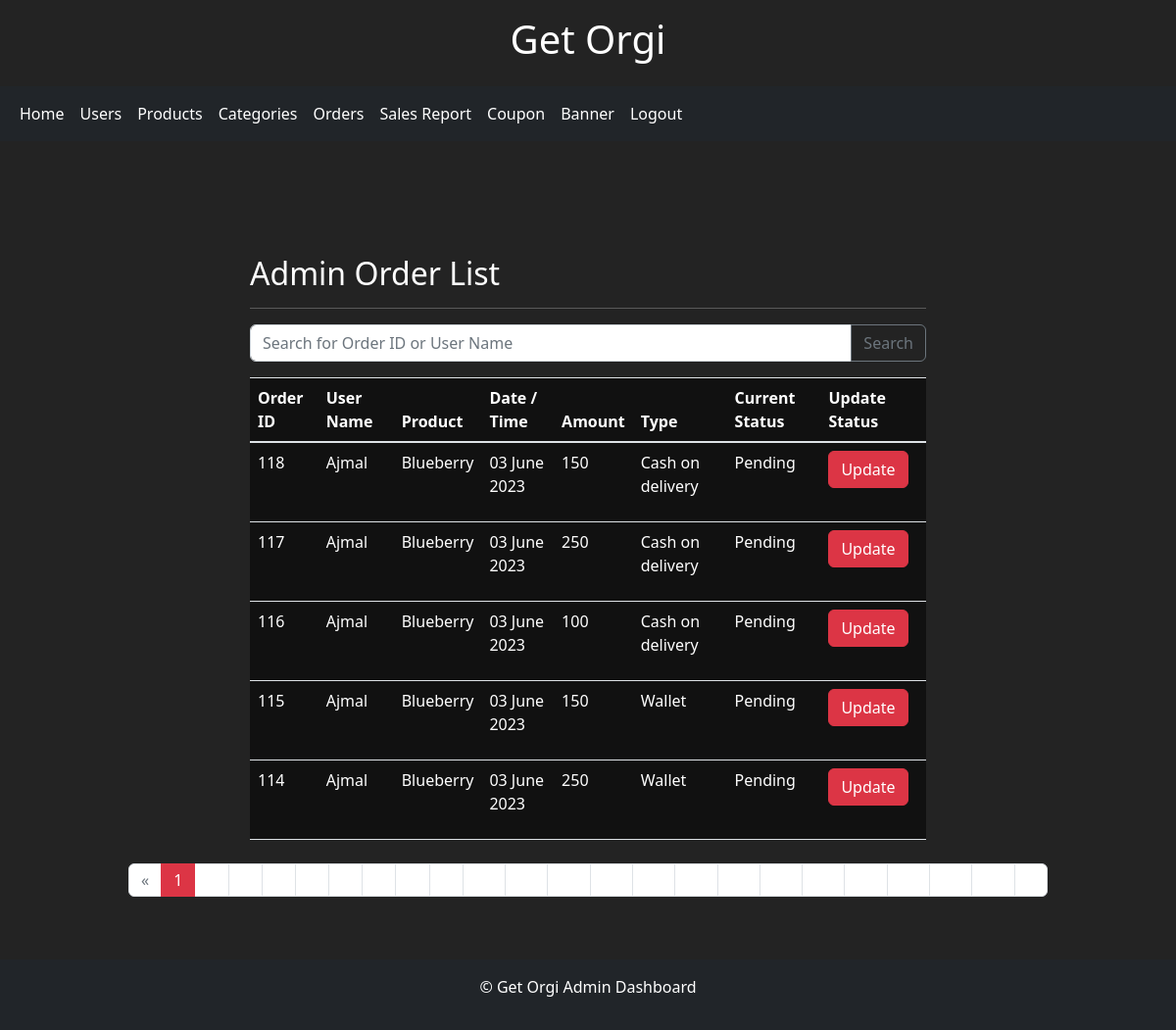
The page /adminorderlist/ (signed in) on the database as committed earlier.
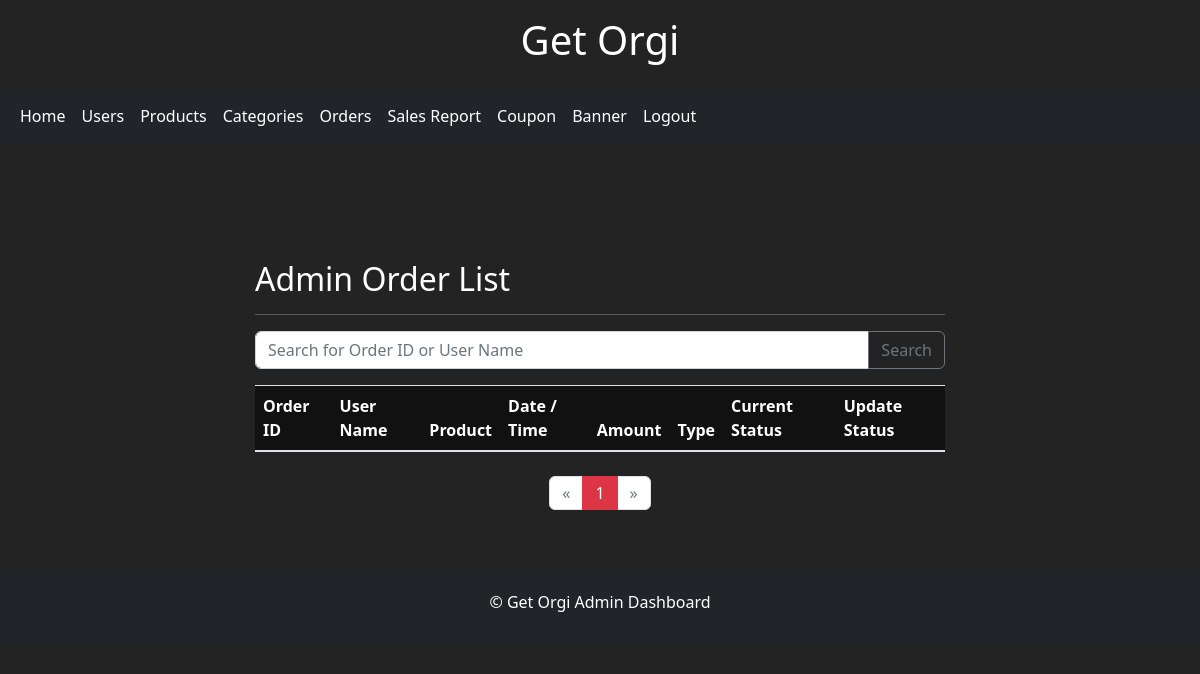
The same page on the database as committed later.
### shopping/models.py (models this page shows, shortened)
class Order(models.Model):
    user = models.ForeignKey(UserDetail, on_delete=models.CASCADE)
    address = models.ForeignKey(Address, on_delete=models.CASCADE)
    product = models.ForeignKey(Product, on_delete=models.CASCADE)
    amount = models.IntegerField(default=0)
    ordered_date = models.DateTimeField(auto_now_add=True)
    ordertype = models.CharField(max_length=50, choices=TYPE_CHOICES, default='Cash on delivery')
    status = models.CharField(max_length=50, choices=STATUS_CHOICES, default='Pending')
    variant=models.CharField(max_length=50, null=True)
    quantity = models.PositiveIntegerField(default=1)

class UserDetail(models.Model):
    uname=models.CharField(unique=True, max_length=50)
    uemail=models.CharField(max_length=50)
    phone=models.CharField(max_length=50, null=True)
    upassword=models.CharField(max_length=50)
    uactive=models.BooleanField(default=True)
    uimage = models.ImageField(upload_to='imagestore/', null=True, blank=True)
    uotp=models.IntegerField(null=True)

class Product(models.Model):
    name = models.CharField(max_length=50)
    description = models.TextField(max_length=200, default='')
    stock = models.PositiveIntegerField(default=1)
    category = models.ForeignKey(Category, on_delete=models.CASCADE,  null=True)
    normalprice = models.IntegerField(default=0)
    listed = models.BooleanField(default=True)
    offer_percentage = models.IntegerField(default=0,null=True)
    def __str__(self):
        return self.name

### shopping/views.py (the view)
# urls.py: path('adminorderlist/', views.adminorderlist, name='adminorderlist'),
def adminorderlist(request):
    if 'adusername' in request.session:
        if 'search' in request.GET:
            search=request.GET['search']
            member=Order.objects.filter(Q(user__uname__icontains=search)|Q(id__icontains=search)).order_by('-id')
        else:
            member = Order.objects.all().order_by('-id')
        paginator = Paginator(member, 5)
        page_number = request.GET.get('page')
        page_obj = paginator.get_page(page_number)
        return render(request,'adminorderlist.html', {'page_obj': page_obj})
    else:
        return redirect('admin_login')

### templates/adminorderlist.html (shortened to what this page needs)
{% extends 'admin_dash.html' %}
{% block content %}
<link rel="stylesheet" href="https://cdn.jsdelivr.net/npm/bootstrap@5.2.3/dist/css/bootstrap.min.css">
<div class="mx-auto col-sm-12 col-md-10 col-lg-8">
    <div class="container mt-5">
        <h2>Admin Order List</h2>
        <hr>
        <form method="get">
            <div class="input-group mb-3">
                <input type="text" class="form-control" placeholder="Search for Order ID or User Name" name="search">
                <div class="input-group-append">
                    <button class="btn btn-outline-secondary" type="submit">Search</button>
                </div>
            </div>
        </form>
        <table class="table ">
            <thead>
                <tr>
                    <th>Order ID</th>
                    <th>User Name</th>
                    <th>Product</th>
                    <th>Date / Time</th>
                    <th>Amount</th>
                    <th>Type</th>
                    <th>Current Status</th>
                    <th>Update Status</th>
                </tr>
            </thead>
            <tbody>
                {% for order in page_obj %}
                <tr>
                    <td>{{ order.id }}</td>
                    <td>{{ order.user.uname }}</td>
                    <td>{{ order.product }}</td>
                    <td><p>{{ order.ordered_date|date:"d F Y" }}</p></td>
                    <td>{{ order.amount }}</td>
                    <td>{{ order.ordertype }}</td>
                    <td>{{ order.status }}</td>
                    <td>
                        <a href="{% url 'updateorder' id=order.id %}" class="btn btn-primary">Update</a>
                    </td>
                </tr>
                {% endfor %}
            </tbody>
        </table>
        <div class="d-flex justify-content-center mt-4">
            <nav aria-label="Page navigation">
                <ul class="pagination">
                    {% if page_obj.has_previous %}
                    <li class="page-item"><a class="page-link" href="?page={{ page_obj.previous_page_number }}">&laquo;</a></li>
                    {% else %}
                    <li class="page-item disabled"><a class="page-link" href="#">&laquo;</a></li>
                    {% endif %}
                    {% for num in page_obj.paginator.page_range %}
                    {% if page_obj.number == num %}
                    <li class="page-item active"><a class="page-link" href="#">{{ num }}</a></li>
                    {% else %}
                    <li class="page-item"><a class="page-link" href="?page={{ num }}">{{ num }}</a></li>
                    {% endif %}
                    {% endfor %}
                    {% if page_obj.has_next %}
                    <li class="page-item"><a class="page-link" href="?page={{ page_obj.next_page_number }}">&raquo;</a></li>
                    {% else %}
                    <li class="page-item disabled"><a class="page-link" href="#">&raquo;</a></li>
                    {% endif %}
                </ul>
            </nav>
        </div>
    </div>
</div>
{% endblock %}

Rows that differ between the two databases and show on the page:
removed Order: id "118", user.uname "Ajmal", product "Blueberry", ordered_date "03 June 2023", amount "150", ordertype "Cash on delivery", status "Pending"
removed Order: id "117", user.uname "Ajmal", product "Blueberry", ordered_date "03 June 2023", amount "250", ordertype "Cash on delivery", status "Pending"
removed Order: id "116", user.uname "Ajmal", product "Blueberry", ordered_date "03 June 2023", amount "100", ordertype "Cash on delivery", status "Pending"
removed Order: id "115", user.uname "Ajmal", product "Blueberry", ordered_date "03 June 2023", amount "150", ordertype "Wallet", status "Pending"
removed Order: id "114", user.uname "Ajmal", product "Blueberry", ordered_date "03 June 2023", amount "250", ordertype "Wallet", status "Pending"
